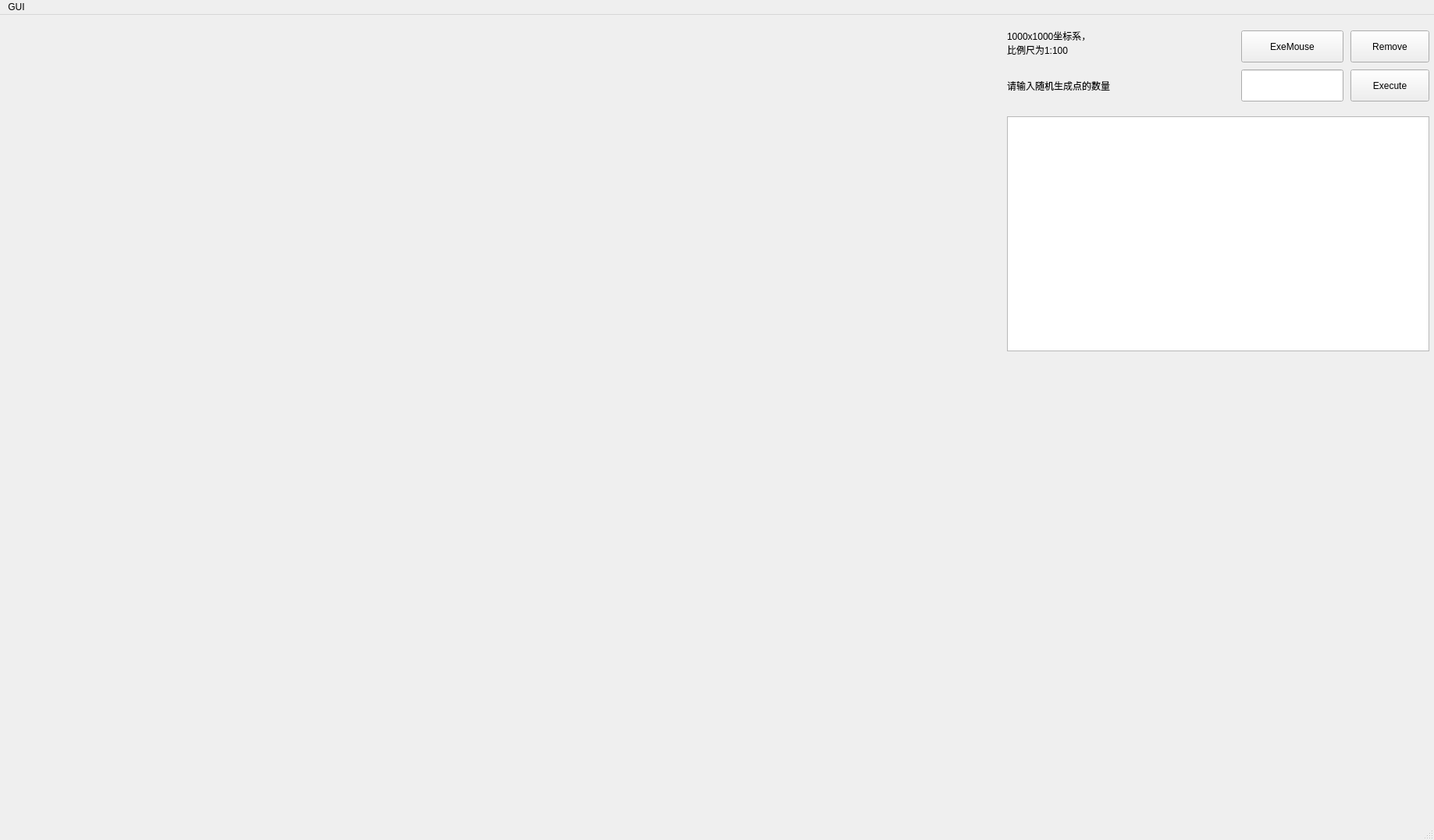
<?xml version="1.0" encoding="UTF-8"?>
<ui version="4.0">
 <class>MainWindow</class>
 <widget class="QMainWindow" name="MainWindow">
  <property name="geometry">
   <rect>
    <x>0</x>
    <y>0</y>
    <width>1837</width>
    <height>1076</height>
   </rect>
  </property>
  <property name="windowTitle">
   <string>MainWindow</string>
  </property>
  <widget class="QWidget" name="centralwidget">
   <widget class="QLineEdit" name="Sizein">
    <property name="geometry">
     <rect>
      <x>1590</x>
      <y>70</y>
      <width>131</width>
      <height>41</height>
     </rect>
    </property>
   </widget>
   <widget class="QLabel" name="Label">
    <property name="geometry">
     <rect>
      <x>1290</x>
      <y>70</y>
      <width>271</width>
      <height>41</height>
     </rect>
    </property>
    <property name="text">
     <string>请输入随机生成点的数量</string>
    </property>
   </widget>
   <widget class="QPushButton" name="Run">
    <property name="geometry">
     <rect>
      <x>1730</x>
      <y>70</y>
      <width>101</width>
      <height>41</height>
     </rect>
    </property>
    <property name="text">
     <string>Execute</string>
    </property>
   </widget>
   <widget class="QPushButton" name="Clear">
    <property name="geometry">
     <rect>
      <x>1730</x>
      <y>20</y>
      <width>101</width>
      <height>41</height>
     </rect>
    </property>
    <property name="text">
     <string>Remove</string>
    </property>
   </widget>
   <widget class="QTextBrowser" name="Out">
    <property name="geometry">
     <rect>
      <x>1290</x>
      <y>130</y>
      <width>541</width>
      <height>301</height>
     </rect>
    </property>
   </widget>
   <widget class="QPushButton" name="RunMouse">
    <property name="geometry">
     <rect>
      <x>1590</x>
      <y>20</y>
      <width>131</width>
      <height>41</height>
     </rect>
    </property>
    <property name="text">
     <string>ExeMouse</string>
    </property>
   </widget>
   <widget class="QLabel" name="Label_2">
    <property name="geometry">
     <rect>
      <x>1290</x>
      <y>-10</y>
      <width>241</width>
      <height>91</height>
     </rect>
    </property>
    <property name="text">
     <string>1000x1000坐标系，
比例尺为1:100</string>
    </property>
   </widget>
  </widget>
  <widget class="QMenuBar" name="menubar">
   <property name="geometry">
    <rect>
     <x>0</x>
     <y>0</y>
     <width>1837</width>
     <height>21</height>
    </rect>
   </property>
   <widget class="QMenu" name="menuDistance">
    <property name="title">
     <string>GUI</string>
    </property>
   </widget>
   <addaction name="menuDistance"/>
  </widget>
  <widget class="QStatusBar" name="statusbar"/>
 </widget>
 <resources/>
 <connections/>
</ui>
